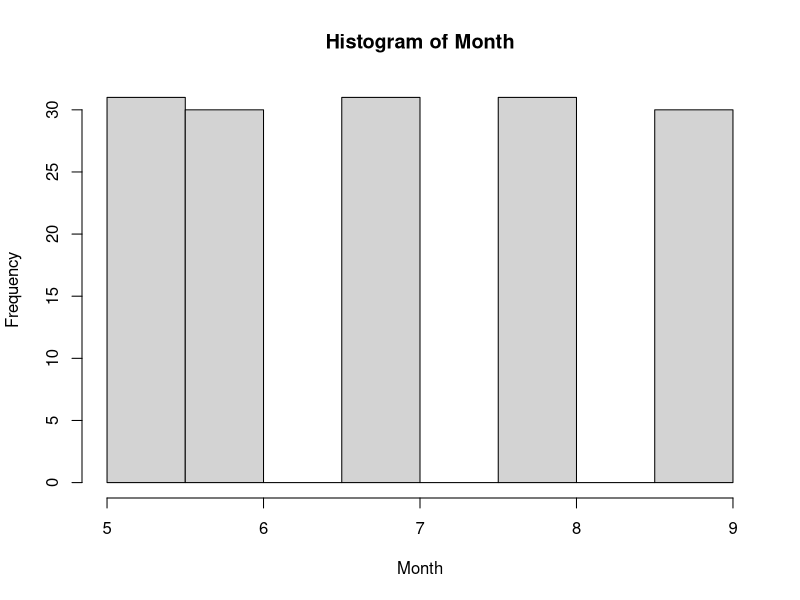
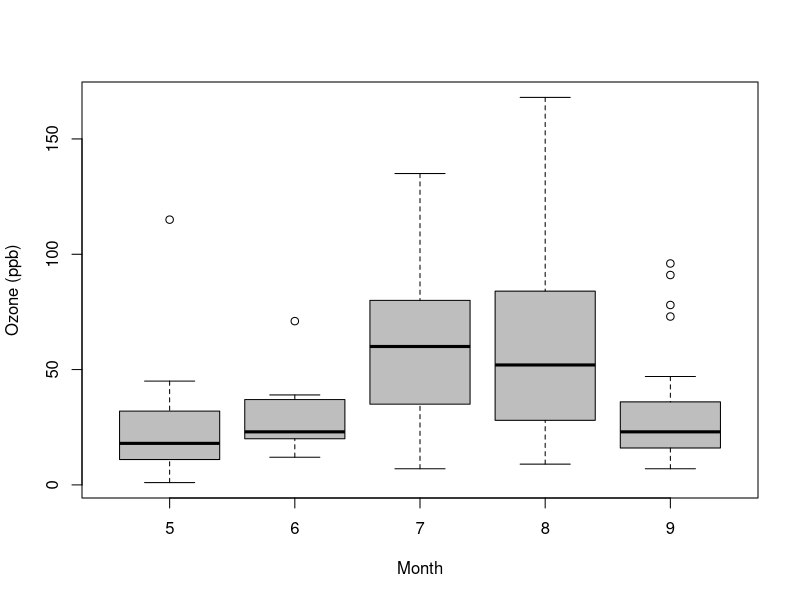
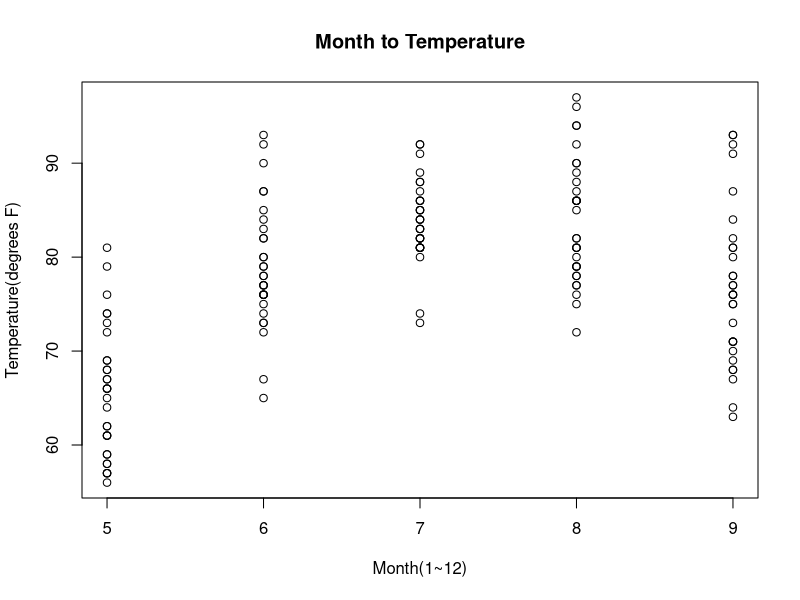
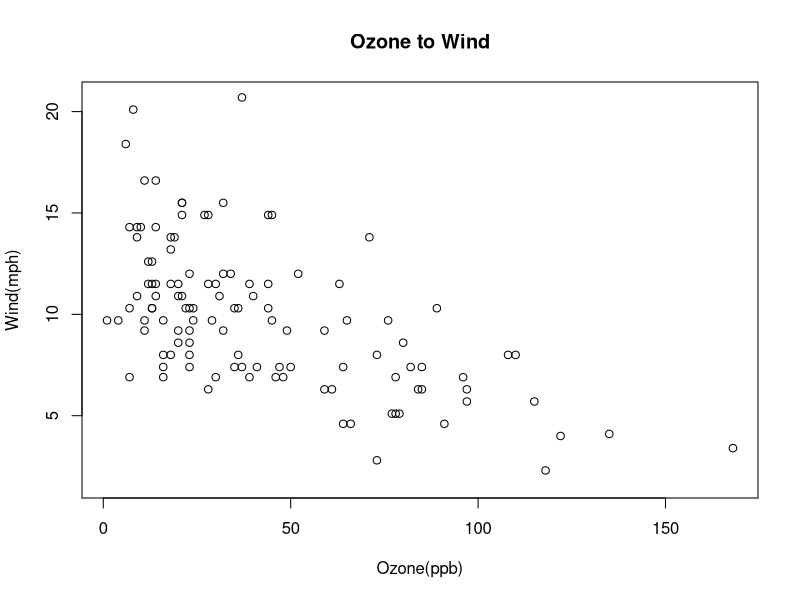
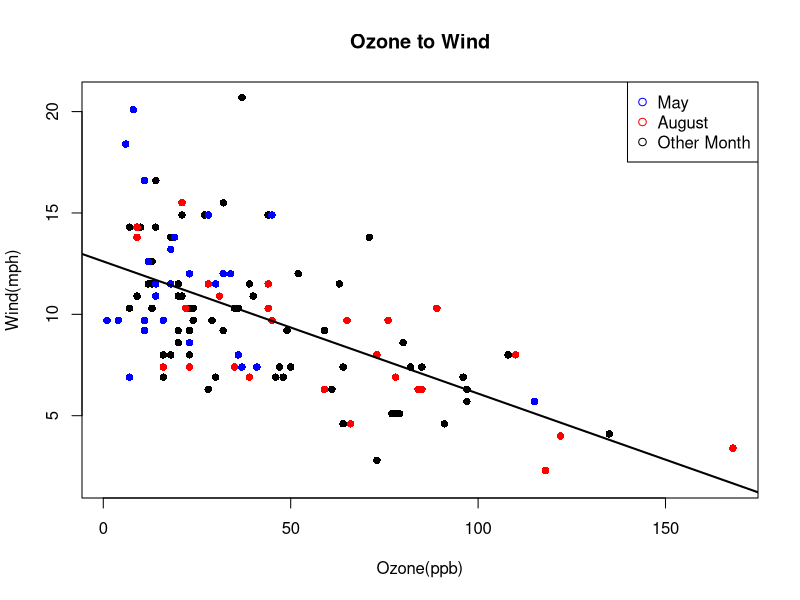
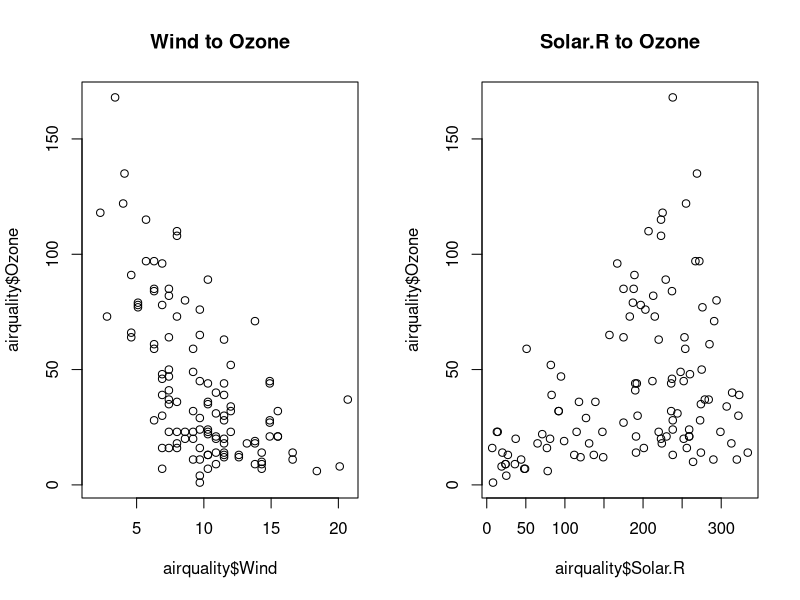

The R script that drew these images, in order:
require(datasets)

#查看airquality的前六行
head(airquality)

#長條圖
hist(x=airquality$Month, 
     main="Histogram of Month",         # 圖片的名稱
     xlab="Month",                      # X軸的名稱
     ylab="Frequency")                  # Y軸的名稱

#盒形分布圖
boxplot(formula = Ozone ~ Month, # Y ~ X (代表X和Y軸要放的數值) 
        data = airquality,       # 資料
        xlab = "Month",          # X軸名稱
        ylab = "Ozone (ppb)",    # Y軸名稱
        col ="gray")             # 顏色

#散布圖
plot(x=airquality$Month,            # X軸的值
     y=airquality$Temp,             # Y軸的值
     main="Month to Temperature",   # 圖片名稱
     xlab="Month(1~12)",            # X軸名稱
     ylab="Temperature(degrees F)") # Y軸名稱       

plot(x=airquality$Ozone,      # X軸的值
     y=airquality$Wind,       # Y軸的值
     main="Ozone to Wind",    # 圖片名稱
     xlab="Ozone(ppb)",       # X軸的名稱
     ylab="Wind(mph)"         # Y軸的名稱
)



# 建立一個畫布，上面已經有一張散布圖(Ozone to Wind)
plot(x=airquality$Ozone,
     y=airquality$Wind,
     main="Ozone to Wind",
     xlab="Ozone(ppb)",
     ylab="Wind(mph)",
     pch=16                  # 點的圖形
) 

# 現在我們要在這張圖片中，把5月的資料點用藍色標註上去
May_data <- airquality[airquality$Month==5, ]   # 找出5月的資料
# 標上藍色的點
points(x=May_data$Ozone,                       
       y=May_data$Wind, 
       pch=16,                  # 點的圖形
       col="blue")              # 顏色

# 同理，也可以把8月的資料點用紅色標註上去
Aug_data <- airquality[airquality$Month==8, ]   # 找出8月的資料
# 標上紅色的點
points(x=Aug_data$Ozone, 
       y=Aug_data$Wind, 
       pch=16,               # 點的圖形
       col="red")            # 顏色

# 在右上角做出標示
legend("topright",                                # 表示在右上角
       pch = 1,                                   # pch代表點的圖案
       col = c("blue", "red", "black"),           # col代表顏色 
       legend = c("May", "August", "Other Month") # 顏色所對應的名稱
)

# 我們也可以畫出回歸趨勢線
lm.model <- lm(Wind~Ozone, airquality)    # 建立一個線性回歸
# 畫上回歸的趨勢線
abline(lm.model,                          
       lwd=2)     # lwd 代表線的粗細



# c(1,2)，表示建立一個1x2的空間，用來呈現後續的圖
par(mfrow = c(1,2)) 

# 第一張圖
plot(airquality$Wind, airquality$Ozone, main = "Wind to Ozone") 
# 第二張圖
plot(airquality$Solar.R, airquality$Ozone, main = "Solar.R to Ozone")
